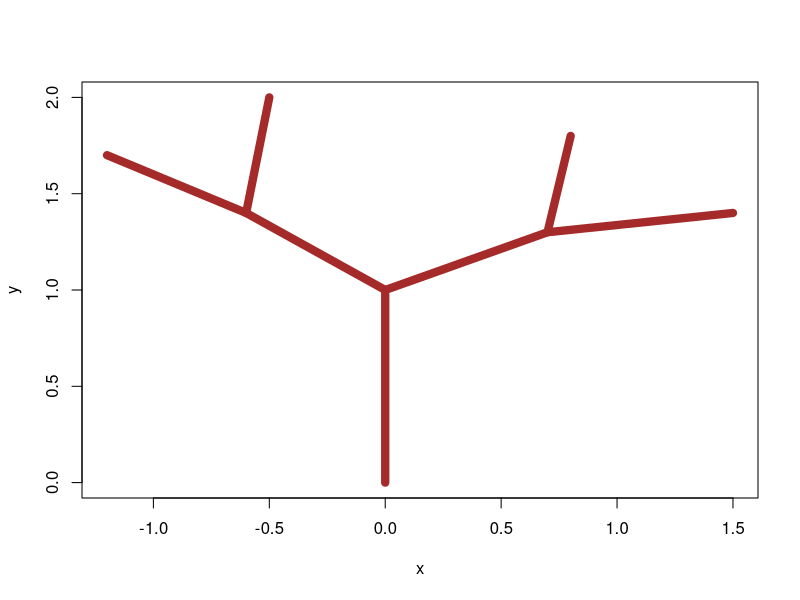
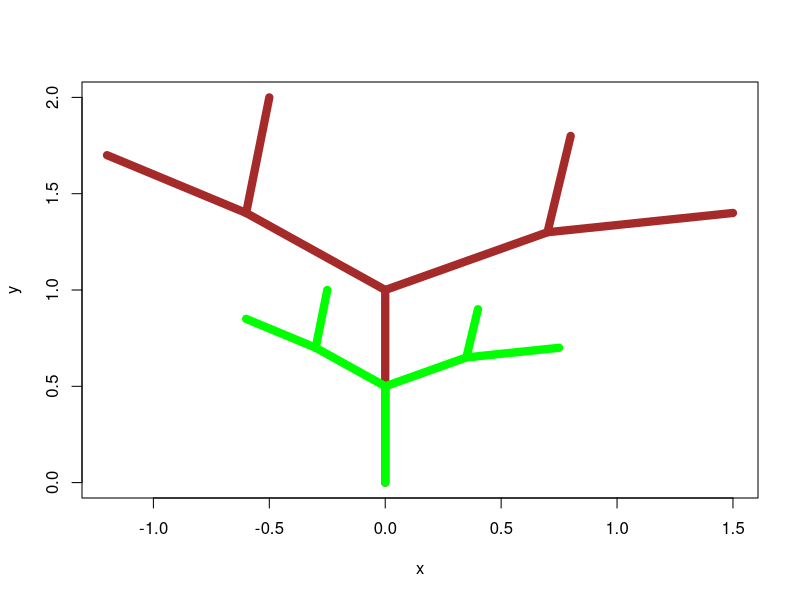
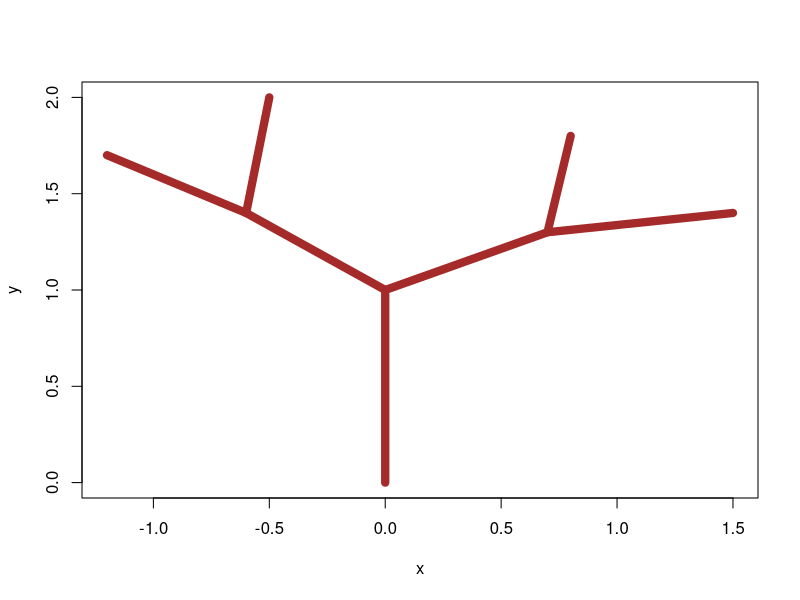
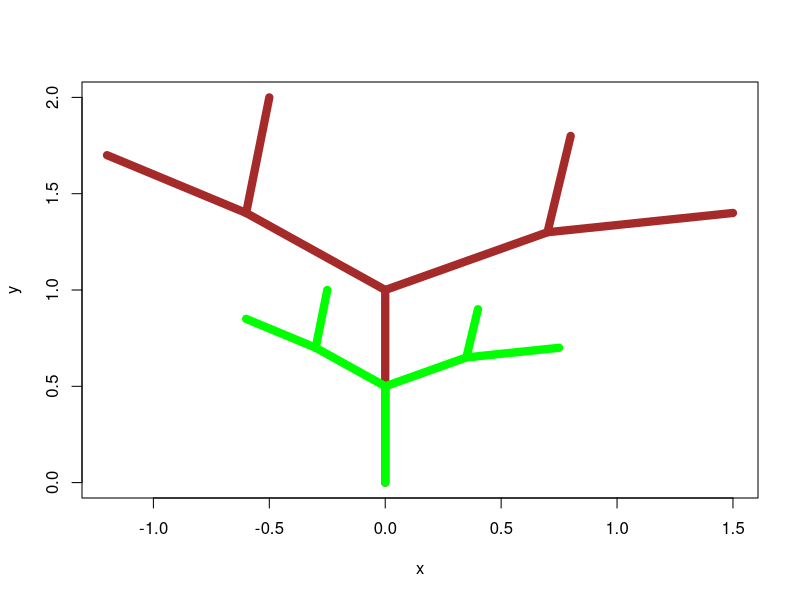

The R script that drew these images, in order:
#Exercise 1
u = c(3,6,7)
v = c(12,13,14)
## a)
u+v #[15,19,21]
## b)
u %*% v #212
## c)
sqrt(u%*%u) #9.69536
## d)
sqrt(v%*%v) #22.56103
## e)
sqrt((u+v)%*%(u+v)) #32.0468

#Exercise 2
B = array(c(1,2,3,0,0,0,4,5,6),dim = c(3,3))
## a)
B%*%u
## b)
B%*%v
## c)
B %*% (u+v)
## d)
B %*% B %*% u

#Exercise 3
X = array(c(1,1,2,0), dim = c(2,2))
## a)
det(X) #-2
## b)
E = eigen(X)
E$values
## c)
det(X) == E$values[1] * E$values[2] #TRUE
## d)
E$vectors
v1 = E$vectors[,1]
v2 = E$vectors[,2]
## e)
X %*% v1 == E$values[1] * v1 #TRUE
X %*% v2 == E$values[2] * v2 #TRUE

#Exercise 4
I = matrix(c(1,0,0,0,1,0,0,0,1), 3,3)
v3 = matrix(c(8,2,-6),3,1)
I %*% v3 == v3 #TRUE

#Exercise 5
EI = eigen(I)
EI$values # 1 1 1

#Exercise 6
I = matrix(c(1,0,0,1),2,2)
va = matrix(c(12,8),2,1)
vb = matrix(c(6,4),2,1)
0.5 * I %*% va == vb #TRUE

#Exercise 7
scal_EI = 0.5*I
EIS = eigen(scal_EI)
EIS$values == 0.5 #TRUE TRUE

#Exercise 8
draw_a_tree = function() {
  x = c(0,0,0.7,1.5,NA,0.7,0.8,NA,0,-0.6,-1.2,NA,-0.6,-0.5)
  y = c(0,1,1.3,1.4,NA,1.3,1.8,NA,1.0,1.4,1.7,NA,1.4,2.0)
  plot(x,y,type = 'l', col='brown', lwd=8)
}
draw_a_tree()

#Exercise 9
draw_a_small_tree = function() {
  draw_a_tree()
  x1 = 0.5 * c(0,0,0.7,1.5,NA,0.7,0.8,NA,0,-0.6,-1.2,NA,-0.6,-0.5)
  y1 = 0.5 * c(0,1,1.3,1.4,NA,1.3,1.8,NA,1.0,1.4,1.7,NA,1.4,2.0)
  lines(x1,y1,col='green',lwd=8)
}
draw_a_small_tree()

#Exercise 10
draw_a_tree()
draw_a_small_tree()

#Exercise 12
draw_a_tree = function() {
  x = c(0,0,0.7,1.5,NA,0.7,0.8,NA,0,-0.6,-1.2,NA,-0.6,-0.5)
  y = c(0,1,1.3,1.4,NA,1.3,1.8,NA,1.0,1.4,1.7,NA,1.4,2.0)
  plot(x,y,type = 'l', col='brown', lwd=8, xlim=c(-2,2), ylim=c(-2,2))
}
